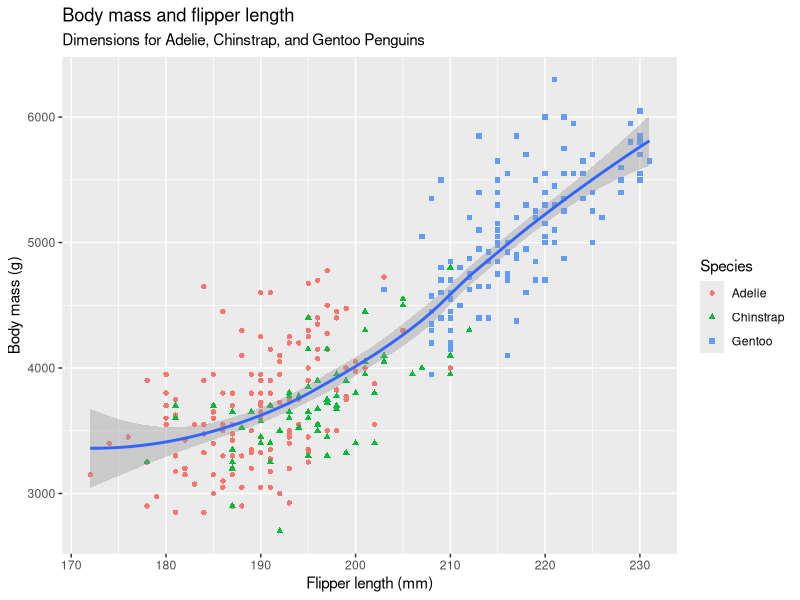

This figure's R source:
## ---- chunk 1
## Note that this code chunk will not appear in your knitted file because of the option `include=FALSE`
## First, we load packages we need.If you get an error, make sure you have these installed by running the following code. You only need to install once, but you must load packages everytime you start a new project.
# install.packages("tidyverse")
# install.packages("palmerpenguins")
library(tidyverse)
library(palmerpenguins)
## ---- chunk 2
data(penguins)
## ---- chunk 3
glimpse(penguins)
## ---- chunk 4
ggplot(
  data = penguins,
  mapping = aes(x = flipper_length_mm, y = body_mass_g)
) +
  geom_point(mapping=aes(color = species, shape = species)) +
  geom_smooth() +
  labs(
    title = "Body mass and flipper length",
    subtitle = "Dimensions for Adelie, Chinstrap, and Gentoo Penguins",
    x = "Flipper length (mm)",
    y = "Body mass (g)",
    color = "Species",
    shape = "Species"
  )
